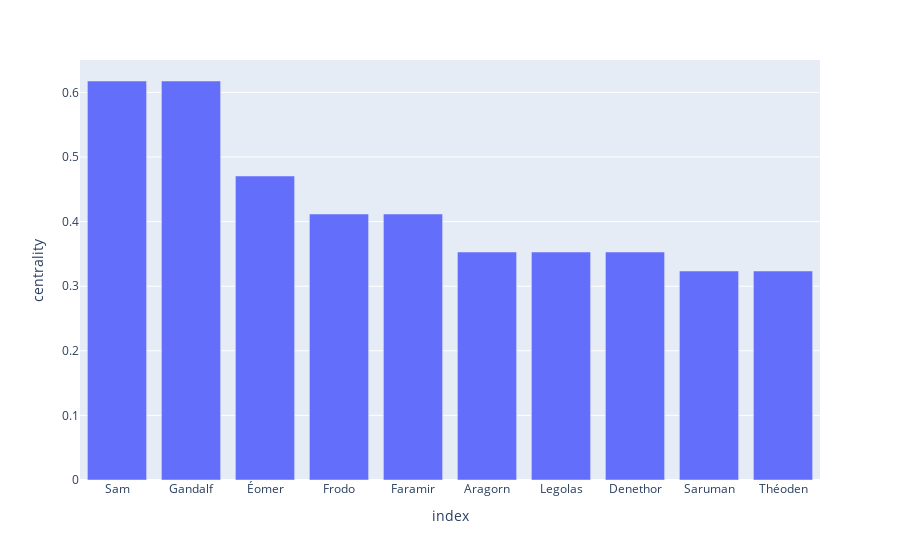

This figure's notebook cell:
### Markdown cell above
## Centrality

### Code cell
degree= nx.degree_centrality(G)
degree_df = pd.DataFrame.from_dict(degree, orient='index', columns=['centrality'])
# Plot top 10 nodes
top_nodes = degree_df.sort_values('centrality', ascending=False).head(10)
fig = px.bar(top_nodes, x=top_nodes.index, y='centrality')
fig.show()

### Figure 1 — Plotly figure (JSON) as saved in the notebook; plotly's stock layout.template omitted (floating-point values rounded to 4 significant figures)
{"data": [{"alignmentgroup": "True", "hovertemplate": "index=%{x}<br>centrality=%{y}<extra></extra>", "legendgroup": "", "marker": {"color": "#636efa", "pattern": {"shape": ""}}, "name": "", "offsetgroup": "", "orientation": "v", "showlegend": false, "textposition": "auto", "type": "bar", "x": ["Sam", "Gandalf", "Éomer", "Frodo", "Faramir", "Aragorn", "Legolas", "Denethor", "Saruman", "Théoden"], "xaxis": "x", "y": [0.6176, 0.6176, 0.4706, 0.4118, 0.4118, 0.3529, 0.3529, 0.3529, 0.3235, 0.3235], "yaxis": "y"}], "layout": {"barmode": "relative", "legend": {"tracegroupgap": 0}, "margin": {"t": 60}, "xaxis": {"anchor": "y", "domain": [0, 1], "title": {"text": "index"}}, "yaxis": {"anchor": "x", "domain": [0, 1], "title": {"text": "centrality"}}}}
